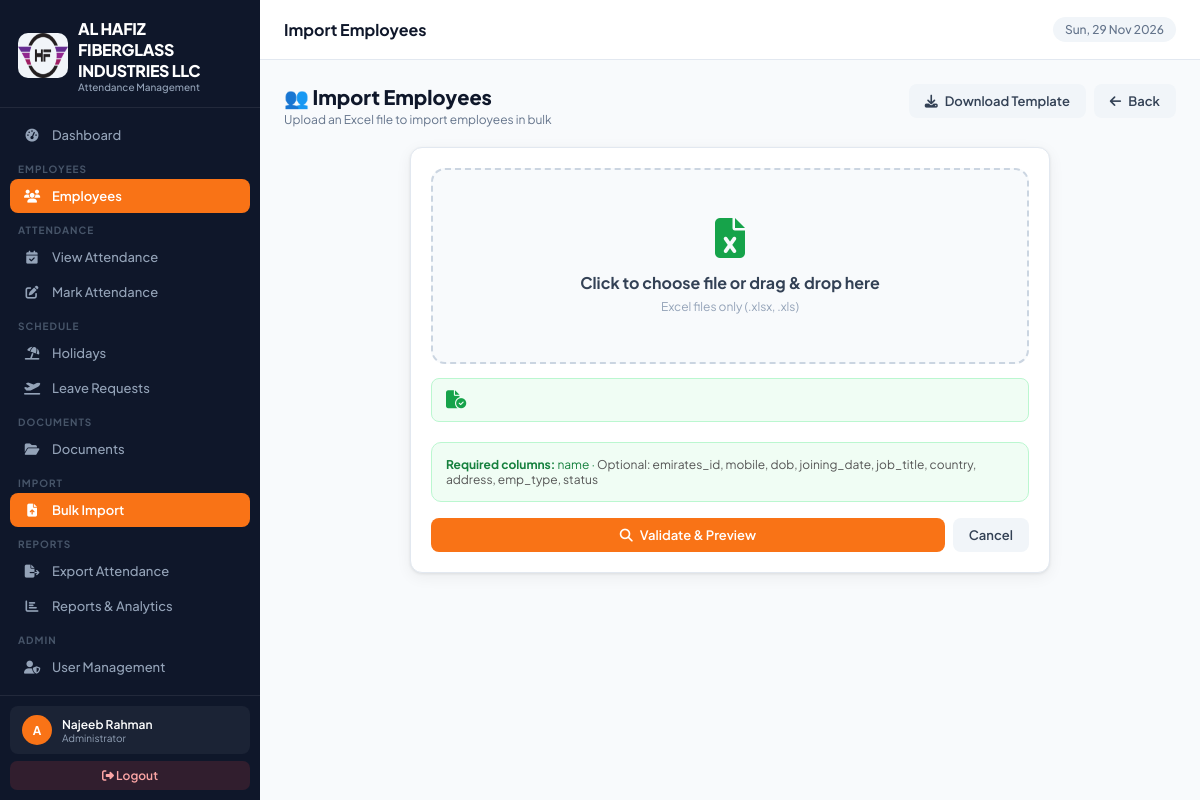
Screenshot of /import/employees/ (signed in) with the database file from the repository.
### attendance_app/models.py (models this page shows, shortened)
class CompanySettings(models.Model):
    company_name    = models.CharField(max_length=200, default='Your Company Name')
    company_address = models.TextField(default='Your Address, Dubai, UAE')
    company_phone   = models.CharField(max_length=50, blank=True, default='')
    company_email   = models.EmailField(blank=True, default='')
    company_website = models.URLField(blank=True, default='')
    company_trn     = models.CharField(max_length=50, blank=True, default='', verbose_name='TRN / Tax No.')
    logo            = models.ImageField(upload_to='company/', blank=True, null=True)
    default_in_time  = models.TimeField(default=datetime.time(7, 0))
    default_out_time = models.TimeField(default=datetime.time(17, 0))
    work_days        = models.CharField(
        max_length=20, default='Mon-Sat',
        help_text='e.g. Mon-Sat, Mon-Fri'
    )
    weekend_day      = models.CharField(
        max_length=20, default='Sunday',
        choices=[('Sunday','Sunday'),('Friday','Friday'),('Saturday','Saturday'),('Friday-Saturday','Fri & Sat')],
    )
    timezone_name    = models.CharField(max_length=60, default='Asia/Dubai')
    date_format      = models.CharField(
        max_length=20, default='d-m-Y',
        choices=[('d-m-Y','DD-MM-YYYY'),('m/d/Y','MM/DD/YYYY'),('Y-m-d','YYYY-MM-DD')],
    )
    updated_at       = models.DateTimeField(auto_now=True)
    class Meta:
        verbose_name = 'Company Settings'
    @classmethod
    def get_settings(cls):
        obj, _ = cls.objects.get_or_create(pk=1)
        return obj

### attendance_app/views.py (the view, shortened to what this page needs)
# urls.py: path('import/employees/', views.import_employees, name='import_employees'),
@login_required
def import_employees(request):
    if not has_perm(request.user, 'employee_add'):
        messages.error(request, 'Access denied.')
        return redirect('import_hub')
    if request.method == 'GET':
        return render(request, 'attendance_app/import_employees.html')

### attendance_app/context_processors.py (called while the page is built)
def company_settings(request):
    return {
        'company': CompanySettings.get_settings()
    }

def user_permissions(request):
    if request.user.is_authenticated:
        if request.user.is_superuser:
            perms = [p[0] for p in UserPermission.PERMISSION_CHOICES]
        else:
            try:
                up = UserPermission.objects.get(user=request.user)
                perms = up.permissions
            except UserPermission.DoesNotExist:
                perms = []
        is_portal_user = False
        try:
            if request.user.employee_profile:
                is_portal_user = True
        except Exception:
            pass
        return {
            'user_perms': perms,
            'is_admin': request.user.is_superuser,
            'is_portal_user': is_portal_user,
        }
    return {'user_perms': [], 'is_admin': False, 'is_portal_user': False}

### attendance_app/views.py (called while the page is built)
def has_perm(user, perm):
    if user.is_superuser:
        return True
    try:
        up = UserPermission.objects.get(user=user)
        return perm in up.permissions
    except UserPermission.DoesNotExist:
        return False

### attendance_app/templates/attendance_app/import_employees.html (shortened to what this page needs)
{% extends 'attendance_app/base.html' %}
{% block page_title %}Import Employees{% endblock %}
{% block content %}
<div class="page-header">
  <div>
    <div class="page-header-title">👥 Import Employees</div>
    <div class="page-header-sub">Upload an Excel file to import employees in bulk</div>
  </div>
  <div style="display:flex;gap:8px">
    <a href="{% url 'import_employees_template' %}" class="btn btn-secondary"><i class="fas fa-download"></i> Download Template</a>
    <a href="{% url 'import_hub' %}" class="btn btn-secondary"><i class="fas fa-arrow-left"></i> Back</a>
  </div>
</div>
{% if not preview %}
<div class="card" style="max-width:640px;margin:0 auto">
  <div class="card-body">
    <form method="post" enctype="multipart/form-data" id="upload-form">
      <div class="drop-zone" id="drop-zone" onclick="document.getElementById('file-input').click()">
        <i class="fas fa-file-excel" style="font-size:40px;color:#16a34a;margin-bottom:14px;display:block" id="dz-icon"></i>
        <div style="font-size:16px;font-weight:700;color:var(--slate-700)" id="dz-label">Click to choose file or drag & drop here</div>
        <div style="font-size:12px;color:var(--slate-400);margin-top:6px">Excel files only (.xlsx, .xls)</div>
      </div>
      <div id="file-info" style="display:none;margin-top:14px;padding:12px 14px;background:#f0fdf4;border-radius:8px;border:1px solid #bbf7d0;display:flex;align-items:center;gap:10px">
        <i class="fas fa-file-circle-check" style="color:#16a34a;font-size:18px"></i>
      </div>
      <div style="margin-top:20px;padding:14px;background:#f0fdf4;border-radius:10px;border:1px solid #bbf7d0;font-size:12px;color:#15803d">
        <strong>Required columns:</strong> name · <span style="color:#555">Optional: emirates_id, mobile, dob, joining_date, job_title, country, address, emp_type, status</span>
      </div>
      <div style="margin-top:16px;display:flex;gap:8px">
        <button type="submit" id="upload-btn" class="btn btn-primary" style="flex:1;justify-content:center" disabled>
          <i class="fas fa-magnifying-glass"></i> Validate & Preview
        </button>
        <a href="{% url 'import_hub' %}" class="btn btn-secondary">Cancel</a>
      </div>
    </form>
  </div>
</div>
{% endif %}
{% endblock %}

### attendance_app/templates/attendance_app/base.html (shortened to what this page needs)
{% load static %}
{% load attendance_tags %}
<!DOCTYPE html>
<html lang="en">
<head>
<link rel="stylesheet" href="https://cdnjs.cloudflare.com/ajax/libs/font-awesome/6.5.0/css/all.min.css">
</head>
<body>
<nav class="sidebar" id="sidebar">
  <div class="sidebar-logo">
    <div class="brand">
      <div class="logo-icon"> {% if company.logo %}
<img src="{{ company.logo.url }}" class="logoimg">
{% endif %} </div>
      <div><div class="brand-name">{{ company.company_name }}</div><div class="brand-sub">Attendance Management</div></div>
    </div>
  </div>
  <div class="sidebar-nav">
    {% if 'dashboard_view' in user_perms or is_admin %}
    <a href="{% url 'dashboard' %}" class="nav-item {% if request.resolver_match.url_name == 'dashboard' %}active{% endif %}" onclick="closeSidebar()">
      <span class="nav-icon"><i class="fas fa-gauge-high"></i></span> Dashboard
    </a>
    {% endif %}
    {% if 'employee_view' in user_perms or is_admin %}
    <div class="nav-label">Employees</div>
    <a href="{% url 'employee_list' %}" class="nav-item {% if 'employee' in request.resolver_match.url_name %}active{% endif %}" onclick="closeSidebar()">
      <span class="nav-icon"><i class="fas fa-users"></i></span> Employees
    </a>
    {% endif %}
    {% if 'attendance_view' in user_perms or is_admin %}
    <div class="nav-label">Attendance</div>
    <a href="{% url 'attendance_list' %}" class="nav-item {% if request.resolver_match.url_name == 'attendance_list' %}active{% endif %}" onclick="closeSidebar()">
      <span class="nav-icon"><i class="fas fa-calendar-check"></i></span> View Attendance
    </a>
    {% endif %}
    {% if 'attendance_add' in user_perms or is_admin %}
    <a href="{% url 'attendance_mark' %}" class="nav-item {% if request.resolver_match.url_name == 'attendance_mark' %}active{% endif %}" onclick="closeSidebar()">
      <span class="nav-icon"><i class="fas fa-pen-to-square"></i></span> Mark Attendance
    </a>
    {% endif %}
    {% if 'holiday_view' in user_perms or is_admin %}
    <div class="nav-label">Schedule</div>
    <a href="{% url 'holiday_list' %}" class="nav-item {% if 'holiday' in request.resolver_match.url_name %}active{% endif %}" onclick="closeSidebar()">
      <span class="nav-icon"><i class="fas fa-umbrella-beach"></i></span> Holidays
    </a>
    {% endif %}
    {% if 'leave_view' in user_perms or is_admin %}
    <a href="{% url 'leave_list' %}" class="nav-item {% if 'leave' in request.resolver_match.url_name %}active{% endif %}" onclick="closeSidebar()">
      <span class="nav-icon"><i class="fas fa-plane-departure"></i></span> Leave Requests
    </a>
    {% endif %}
    {% if 'employee_view' in user_perms or is_admin %}
    <div class="nav-label">Documents</div>
    <a href="{% url 'document_list' %}" class="nav-item {% if 'document' in request.resolver_match.url_name or 'doctype' in request.resolver_match.url_name %}active{% endif %}" onclick="closeSidebar()">
      <span class="nav-icon"><i class="fas fa-folder-open"></i></span> Documents
    </a>
    {% endif %}
    {% if is_admin or 'employee_add' in user_perms %}
    <div class="nav-label">Import</div>
    <a href="{% url 'import_hub' %}" class="nav-item {% if 'import' in request.resolver_match.url_name %}active{% endif %}" onclick="closeSidebar()">
      <span class="nav-icon"><i class="fas fa-file-arrow-up"></i></span> Bulk Import
    </a>
    {% endif %}
    {% if 'export_view' in user_perms or is_admin %}
    <div class="nav-label">Reports</div>
    <a href="{% url 'export_attendance' %}" class="nav-item {% if request.resolver_match.url_name == 'export_attendance' %}active{% endif %}" onclick="closeSidebar()">
      <span class="nav-icon"><i class="fas fa-file-export"></i></span> Export Attendance
    </a>
    <a href="{% url 'reports' %}" class="nav-item {% if 'report' in request.resolver_match.url_name %}active{% endif %}" onclick="closeSidebar()">
      <span class="nav-icon"><i class="fas fa-chart-bar"></i></span> Reports & Analytics
    </a>
    {% endif %}
    {% if is_admin or 'user_manage' in user_perms %}
    <div class="nav-label">Admin</div>
    <a href="{% url 'user_list' %}" class="nav-item {% if 'user' in request.resolver_match.url_name %}active{% endif %}" onclick="closeSidebar()">
      <span class="nav-icon"><i class="fas fa-user-shield"></i></span> User Management
    </a>
    {% endif %}
    {% if 'activity_view' in user_perms or is_admin %}
    <a href="{% url 'activity_log' %}" class="nav-item {% if request.resolver_match.url_name == 'activity_log' %}active{% endif %}" onclick="closeSidebar()">
      <span class="nav-icon"></span> Activity Log
    </a>
    {% endif %}
  </div>
  <div class="sidebar-bottom">
    <div class="user-card">
      <div class="user-avatar">{{ request.user.username|first|upper }}</div>
      <div class="user-info">
        <div class="user-name">{{ request.user.get_full_name|default:request.user.username }}</div>
        <div class="user-role">{% if request.user.is_superuser %}Administrator{% else %}Staff{% endif %}</div>
      </div>
    </div>
    <a href="{% url 'logout' %}" class="logout-btn"><i class="fas fa-sign-out-alt"></i> Logout</a>
  </div>
</nav>
<div class="main">
  <div class="topbar">
    <div class="topbar-left">
      <div class="topbar-title">{% block page_title %}Dashboard{% endblock %}</div>
    </div>
    <div class="topbar-right">
      <span class="topbar-date" id="topbar-date"></span>
    </div>
  </div>
  <div class="page-content">
    {% block content %}{% endblock %}
  </div>
</div>
</body>
</html>

### attendance_app/templates/attendance_app/base.html (style rules this page uses)
:root { --orange:#f97316; --orange-dark:#ea580c; --orange-light:#fed7aa; --orange-pale:#fff7ed; --slate-900:#0f172a; --slate-800:#1e293b; --slate-700:#334155; --slate-600:#475569; --slate-500:#64748b; --slate-400:#94a3b8; --slate-300:#cbd5e1; --slate-200:#e2e8f0; --slate-100:#f1f5f9; --slate-50:#f8fafc; --white:#ffffff; --green:#22c55e; --red:#ef4444; --blue:#3b82f6; --purple:#8b5cf6; --yellow:#f59e0b; --sidebar-w:260px; --topbar-h:60px; --radius:12px; --shadow:0 1px 3px rgba(0,0,0,.08),0 4px 16px rgba(0,0,0,.06); --shadow-md:0 4px 6px rgba(0,0,0,.07),0 10px 30px rgba(0,0,0,.1); }
* { box-sizing:border-box;margin:0;padding:0; }
body { font-family:'Plus Jakarta Sans',sans-serif;background:var(--slate-50);color:var(--slate-800);min-height:100vh;display:flex; }
.sidebar { width:var(--sidebar-w); background:var(--slate-900); height:100vh; position:fixed; left:0;top:0; display:flex; flex-direction:column; z-index:300; transition:transform .28s cubic-bezier(.4,0,.2,1); overflow:hidden; }
.sidebar-logo { padding:18px 18px 14px;border-bottom:1px solid rgba(255,255,255,.08);flex-shrink:0; }
.brand { display:flex;align-items:center;gap:10px; }
.logo-icon { width:50px;height:45px;background:var(--slate-100);border-radius:10px;display:flex;align-items:center;justify-content:center;font-size:17px;flex-shrink:0; }
.logoimg { width: 50px; height: 45px; }
.brand-name { font-size:16px;font-weight:800;color:var(--white);letter-spacing:-.3px; }
.brand-sub { font-size:10px;color:var(--slate-400);font-weight:500; }
.sidebar-nav { flex:1; padding:10px 10px; overflow-y:auto; overflow-x:hidden; -webkit-overflow-scrolling:touch; min-height:0; }
.nav-label { font-size:10px;font-weight:700;letter-spacing:1px;text-transform:uppercase;color:var(--slate-600);padding:10px 8px 4px; }
.nav-item { display:flex;align-items:center;gap:10px;padding:9px 12px;border-radius:8px;color:var(--slate-400);text-decoration:none;font-size:13px;font-weight:500;transition:all .18s;margin-bottom:1px; }
.nav-item.active { background:var(--orange);color:var(--white);font-weight:600; }
.nav-item .nav-icon { width:20px;text-align:center;font-size:13px;flex-shrink:0; }
.sidebar-bottom { padding:10px 10px;border-top:1px solid rgba(255,255,255,.08);flex-shrink:0; }
.user-card { display:flex;align-items:center;gap:10px;padding:9px 12px;border-radius:8px;background:rgba(255,255,255,.05); }
.user-avatar { width:30px;height:30px;background:var(--orange);border-radius:50%;display:flex;align-items:center;justify-content:center;color:white;font-size:12px;font-weight:700;flex-shrink:0; }
.user-name { font-size:12px;font-weight:600;color:var(--white); }
.user-role { font-size:10px;color:var(--slate-400); }
.logout-btn { display:block;text-align:center;margin-top:7px;padding:7px;border-radius:7px;background:rgba(239,68,68,.15);color:#fca5a5;font-size:12px;font-weight:600;text-decoration:none;transition:all .2s; }
.main { margin-left:var(--sidebar-w);flex:1;min-height:100vh;display:flex;flex-direction:column;min-width:0; }
.topbar { background:var(--white);border-bottom:1px solid var(--slate-200);padding:0 24px;height:var(--topbar-h);display:flex;align-items:center;justify-content:space-between;position:sticky;top:0;z-index:200; }
.topbar-left { display:flex;align-items:center;gap:12px; }
.topbar-title { font-size:16px;font-weight:700;color:var(--slate-900); }
.topbar-right { display:flex;align-items:center;gap:10px; }
.topbar-date { font-size:12px;color:var(--slate-500);background:var(--slate-100);padding:5px 12px;border-radius:20px;font-weight:500;white-space:nowrap; }
.page-content { padding:24px;flex:1; }
.card { background:var(--white);border-radius:var(--radius);box-shadow:var(--shadow);border:1px solid var(--slate-200); }
.card-body { padding:20px; }
.btn { display:inline-flex;align-items:center;gap:7px;padding:9px 16px;border-radius:8px;font-size:13px;font-weight:600;border:none;cursor:pointer;text-decoration:none;transition:all .18s;font-family:inherit;white-space:nowrap; }
.btn-primary { background:var(--orange);color:white; }
.btn-secondary { background:var(--slate-100);color:var(--slate-700); }
.page-header { display:flex;align-items:flex-start;justify-content:space-between;gap:12px;margin-bottom:20px;flex-wrap:wrap; }
.page-header-title { font-size:20px;font-weight:800;color:var(--slate-900); }
.page-header-sub { font-size:12px;color:var(--slate-500);margin-top:2px; }

### rows the page displays
CompanySettings: logo (picture), company_name "AL HAFIZ FIBERGLASS INDUSTRIES LLC"

### other values shown
{{ request.user.username|first|upper }} "A"
{{ request.user.get_full_name|default:request.user.username }} "Najeeb Rahman"
